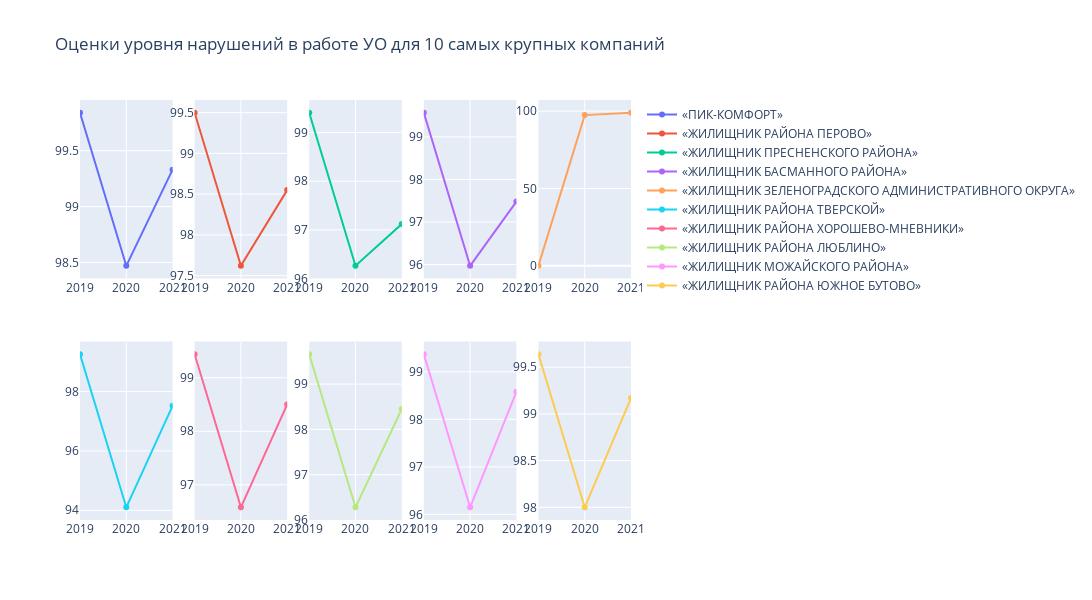

Notebook cell for this chart:
### Code cell
years = [2019, 2020, 2021]

row=1
col=1

fig = make_subplots(rows=2, cols=5)

for company in top_companies_in_2021:
    fig.add_trace(
        go.Scatter(x=years,
                   y=[rates_for_top_companies_2019[rates_for_top_companies_2019['company'] == company]['violations_level'].iloc[0],
                      rates_for_top_companies_2020[rates_for_top_companies_2020['company'] == company]['violations_level'].iloc[0],
                      rates_for_top_companies_2021[rates_for_top_companies_2021['company'] == company]['violations_level'].iloc[0]],
                   name=company),
        row=row, col=col
    )

    if col == 5:
        row+=1
        col=0

    col+=1

fig.update_xaxes(range=[2019, 2021], dtick=1)

fig.update_layout(
    height=600, 
    width=1400, 
    title_text='Оценки уровня нарушений в работе УО для 10 самых крупных компаний'
)

fig.show()

display(Image(filename='img/violations_lvl.png', width=800))

### Figure 1 — Plotly figure (JSON) as saved in the notebook; plotly's stock layout.template omitted (floating-point values rounded to 4 significant figures)
{"data": [{"name": "«ПИК-КОМФОРТ»", "type": "scatter", "x": [2019, 2020, 2021], "xaxis": "x", "y": [99.84, 98.47, 99.33], "yaxis": "y"}, {"name": "«ЖИЛИЩНИК РАЙОНА ПЕРОВО»", "type": "scatter", "x": [2019, 2020, 2021], "xaxis": "x2", "y": [99.5, 97.62, 98.55], "yaxis": "y2"}, {"name": "«ЖИЛИЩНИК ПРЕСНЕНСКОГО РАЙОНА»", "type": "scatter", "x": [2019, 2020, 2021], "xaxis": "x3", "y": [99.41, 96.26, 97.12], "yaxis": "y3"}, {"name": "«ЖИЛИЩНИК БАСМАННОГО РАЙОНА»", "type": "scatter", "x": [2019, 2020, 2021], "xaxis": "x4", "y": [99.57, 95.97, 97.48], "yaxis": "y4"}, {"name": "«ЖИЛИЩНИК ЗЕЛЕНОГРАДСКОГО АДМИНИСТРАТИВНОГО ОКРУГА»", "type": "scatter", "x": [2019, 2020, 2021], "xaxis": "x5", "y": [0, 97.42, 99], "yaxis": "y5"}, {"name": "«ЖИЛИЩНИК РАЙОНА ТВЕРСКОЙ»", "type": "scatter", "x": [2019, 2020, 2021], "xaxis": "x6", "y": [99.26, 94.1, 97.52], "yaxis": "y6"}, {"name": "«ЖИЛИЩНИК РАЙОНА ХОРОШЕВО-МНЕВНИКИ»", "type": "scatter", "x": [2019, 2020, 2021], "xaxis": "x7", "y": [99.44, 96.58, 98.5], "yaxis": "y7"}, {"name": "«ЖИЛИЩНИК РАЙОНА ЛЮБЛИНО»", "type": "scatter", "x": [2019, 2020, 2021], "xaxis": "x8", "y": [99.66, 96.28, 98.45], "yaxis": "y8"}, {"name": "«ЖИЛИЩНИК МОЖАЙСКОГО РАЙОНА»", "type": "scatter", "x": [2019, 2020, 2021], "xaxis": "x9", "y": [99.37, 96.15, 98.58], "yaxis": "y9"}, {"name": "«ЖИЛИЩНИК РАЙОНА ЮЖНОЕ БУТОВО»", "type": "scatter", "x": [2019, 2020, 2021], "xaxis": "x10", "y": [99.64, 98, 99.17], "yaxis": "y10"}], "layout": {"height": 600, "title": {"text": "Оценки уровня нарушений в работе УО для 10 самых крупных компаний"}, "width": 1400, "xaxis": {"anchor": "y", "domain": [0, 0.168], "dtick": 1, "range": [2019, 2021]}, "xaxis10": {"anchor": "y10", "domain": [0.832, 1], "dtick": 1, "range": [2019, 2021]}, "xaxis2": {"anchor": "y2", "domain": [0.208, 0.376], "dtick": 1, "range": [2019, 2021]}, "xaxis3": {"anchor": "y3", "domain": [0.416, 0.584], "dtick": 1, "range": [2019, 2021]}, "xaxis4": {"anchor": "y4", "domain": [0.624, 0.792], "dtick": 1, "range": [2019, 2021]}, "xaxis5": {"anchor": "y5", "domain": [0.832, 1], "dtick": 1, "range": [2019, 2021]}, "xaxis6": {"anchor": "y6", "domain": [0, 0.168], "dtick": 1, "range": [2019, 2021]}, "xaxis7": {"anchor": "y7", "domain": [0.208, 0.376], "dtick": 1, "range": [2019, 2021]}, "xaxis8": {"anchor": "y8", "domain": [0.416, 0.584], "dtick": 1, "range": [2019, 2021]}, "xaxis9": {"anchor": "y9", "domain": [0.624, 0.792], "dtick": 1, "range": [2019, 2021]}, "yaxis": {"anchor": "x", "domain": [0.575, 1]}, "yaxis10": {"anchor": "x10", "domain": [0, 0.425]}, "yaxis2": {"anchor": "x2", "domain": [0.575, 1]}, "yaxis3": {"anchor": "x3", "domain": [0.575, 1]}, "yaxis4": {"anchor": "x4", "domain": [0.575, 1]}, "yaxis5": {"anchor": "x5", "domain": [0.575, 1]}, "yaxis6": {"anchor": "x6", "domain": [0, 0.425]}, "yaxis7": {"anchor": "x7", "domain": [0, 0.425]}, "yaxis8": {"anchor": "x8", "domain": [0, 0.425]}, "yaxis9": {"anchor": "x9", "domain": [0, 0.425]}}}
